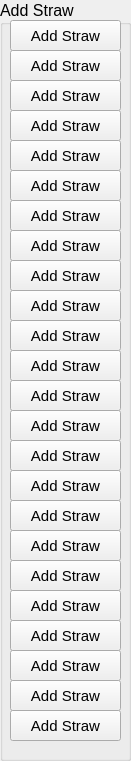
  <widget class="QGroupBox" name="groupBox_7">
   <property name="geometry">
    <rect>
     <x>620</x>
     <y>120</y>
     <width>131</width>
     <height>761</height>
    </rect>
   </property>
   <property name="font">
    <font>
     <pointsize>12</pointsize>
    </font>
   </property>
   <property name="title">
    <string>Add Straw</string>
   </property>
   <widget class="QPushButton" name="add_1">
    <property name="geometry">
     <rect>
      <x>10</x>
      <y>20</y>
      <width>111</width>
      <height>31</height>
     </rect>
    </property>
    <property name="font">
     <font>
      <pointsize>11</pointsize>
     </font>
    </property>
    <property name="text">
     <string>Add Straw</string>
    </property>
    <attribute name="buttonGroup">
     <string notr="true">addButtons</string>
    </attribute>
   </widget>
   <widget class="QPushButton" name="add_2">
    <property name="geometry">
     <rect>
      <x>10</x>
      <y>50</y>
      <width>111</width>
      <height>31</height>
     </rect>
    </property>
    <property name="font">
     <font>
      <pointsize>11</pointsize>
     </font>
    </property>
    <property name="text">
     <string>Add Straw</string>
    </property>
    <attribute name="buttonGroup">
     <string notr="true">addButtons</string>
    </attribute>
   </widget>
   <widget class="QPushButton" name="add_3">
    <property name="geometry">
     <rect>
      <x>10</x>
      <y>80</y>
      <width>111</width>
      <height>31</height>
     </rect>
    </property>
    <property name="font">
     <font>
      <pointsize>11</pointsize>
     </font>
    </property>
    <property name="text">
     <string>Add Straw</string>
    </property>
    <attribute name="buttonGroup">
     <string notr="true">addButtons</string>
    </attribute>
   </widget>
   <widget class="QPushButton" name="add_4">
    <property name="geometry">
     <rect>
      <x>10</x>
      <y>110</y>
      <width>111</width>
      <height>31</height>
     </rect>
    </property>
    <property name="font">
     <font>
      <pointsize>11</pointsize>
     </font>
    </property>
    <property name="text">
     <string>Add Straw</string>
    </property>
    <attribute name="buttonGroup">
     <string notr="true">addButtons</string>
    </attribute>
   </widget>
   <widget class="QPushButton" name="add_5">
    <property name="geometry">
     <rect>
      <x>10</x>
      <y>140</y>
      <width>111</width>
      <height>31</height>
     </rect>
    </property>
    <property name="font">
     <font>
      <pointsize>11</pointsize>
     </font>
    </property>
    <property name="text">
     <string>Add Straw</string>
    </property>
    <attribute name="buttonGroup">
     <string notr="true">addButtons</string>
    </attribute>
   </widget>
   <widget class="QPushButton" name="add_6">
    <property name="geometry">
     <rect>
      <x>10</x>
      <y>170</y>
      <width>111</width>
      <height>31</height>
     </rect>
    </property>
    <property name="font">
     <font>
      <pointsize>11</pointsize>
     </font>
    </property>
    <property name="text">
     <string>Add Straw</string>
    </property>
    <attribute name="buttonGroup">
     <string notr="true">addButtons</string>
    </attribute>
   </widget>
   <widget class="QPushButton" name="add_7">
    <property name="geometry">
     <rect>
      <x>10</x>
      <y>200</y>
      <width>111</width>
      <height>31</height>
     </rect>
    </property>
    <property name="font">
     <font>
      <pointsize>11</pointsize>
     </font>
    </property>
    <property name="text">
     <string>Add Straw</string>
    </property>
    <attribute name="buttonGroup">
     <string notr="true">addButtons</string>
    </attribute>
   </widget>
   <widget class="QPushButton" name="add_8">
    <property name="geometry">
     <rect>
      <x>10</x>
      <y>230</y>
      <width>111</width>
      <height>31</height>
     </rect>
    </property>
    <property name="font">
     <font>
      <pointsize>11</pointsize>
     </font>
    </property>
    <property name="text">
     <string>Add Straw</string>
    </property>
    <attribute name="buttonGroup">
     <string notr="true">addButtons</string>
    </attribute>
   </widget>
   <widget class="QPushButton" name="add_9">
    <property name="geometry">
     <rect>
      <x>10</x>
      <y>260</y>
      <width>111</width>
      <height>31</height>
     </rect>
    </property>
    <property name="font">
     <font>
      <pointsize>11</pointsize>
     </font>
    </property>
    <property name="text">
     <string>Add Straw</string>
    </property>
    <attribute name="buttonGroup">
     <string notr="true">addButtons</string>
    </attribute>
   </widget>
   <widget class="QPushButton" name="add_10">
    <property name="geometry">
     <rect>
      <x>10</x>
      <y>290</y>
      <width>111</width>
      <height>31</height>
     </rect>
    </property>
    <property name="font">
     <font>
      <pointsize>11</pointsize>
     </font>
    </property>
    <property name="text">
     <string>Add Straw</string>
    </property>
    <attribute name="buttonGroup">
     <string notr="true">addButtons</string>
    </attribute>
   </widget>
   <widget class="QPushButton" name="add_11">
    <property name="geometry">
     <rect>
      <x>10</x>
      <y>320</y>
      <width>111</width>
      <height>31</height>
     </rect>
    </property>
    <property name="font">
     <font>
      <pointsize>11</pointsize>
     </font>
    </property>
    <property name="text">
     <string>Add Straw</string>
    </property>
    <attribute name="buttonGroup">
     <string notr="true">addButtons</string>
    </attribute>
   </widget>
   <widget class="QPushButton" name="add_12">
    <property name="geometry">
     <rect>
      <x>10</x>
      <y>350</y>
      <width>111</width>
      <height>31</height>
     </rect>
    </property>
    <property name="font">
     <font>
      <pointsize>11</pointsize>
     </font>
    </property>
    <property name="text">
     <string>Add Straw</string>
    </property>
    <attribute name="buttonGroup">
     <string notr="true">addButtons</string>
    </attribute>
   </widget>
   <widget class="QPushButton" name="add_13">
    <property name="geometry">
     <rect>
      <x>10</x>
      <y>380</y>
      <width>111</width>
      <height>31</height>
     </rect>
    </property>
    <property name="font">
     <font>
      <pointsize>11</pointsize>
     </font>
    </property>
    <property name="text">
     <string>Add Straw</string>
    </property>
    <attribute name="buttonGroup">
     <string notr="true">addButtons</string>
    </attribute>
   </widget>
   <widget class="QPushButton" name="add_14">
    <property name="geometry">
     <rect>
      <x>10</x>
      <y>410</y>
      <width>111</width>
      <height>31</height>
     </rect>
    </property>
    <property name="font">
     <font>
      <pointsize>11</pointsize>
     </font>
    </property>
    <property name="text">
     <string>Add Straw</string>
    </property>
    <attribute name="buttonGroup">
     <string notr="true">addButtons</string>
    </attribute>
   </widget>
   <widget class="QPushButton" name="add_15">
    <property name="geometry">
     <rect>
      <x>10</x>
      <y>440</y>
      <width>111</width>
      <height>31</height>
     </rect>
    </property>
    <property name="font">
     <font>
      <pointsize>11</pointsize>
     </font>
    </property>
    <property name="text">
     <string>Add Straw</string>
    </property>
    <attribute name="buttonGroup">
     <string notr="true">addButtons</string>
    </attribute>
   </widget>
   <widget class="QPushButton" name="add_16">
    <property name="geometry">
     <rect>
      <x>10</x>
      <y>470</y>
      <width>111</width>
      <height>31</height>
     </rect>
    </property>
    <property name="font">
     <font>
      <pointsize>11</pointsize>
     </font>
    </property>
    <property name="text">
     <string>Add Straw</string>
    </property>
    <attribute name="buttonGroup">
     <string notr="true">addButtons</string>
    </attribute>
   </widget>
   <widget class="QPushButton" name="add_17">
    <property name="geometry">
     <rect>
      <x>10</x>
      <y>500</y>
      <width>111</width>
      <height>31</height>
     </rect>
    </property>
    <property name="font">
     <font>
      <pointsize>11</pointsize>
     </font>
    </property>
    <property name="text">
     <string>Add Straw</string>
    </property>
    <attribute name="buttonGroup">
     <string notr="true">addButtons</string>
    </attribute>
   </widget>
   <widget class="QPushButton" name="add_18">
    <property name="geometry">
     <rect>
      <x>10</x>
      <y>530</y>
      <width>111</width>
      <height>31</height>
     </rect>
    </property>
    <property name="font">
     <font>
      <pointsize>11</pointsize>
     </font>
    </property>
    <property name="text">
     <string>Add Straw</string>
    </property>
    <attribute name="buttonGroup">
     <string notr="true">addButtons</string>
    </attribute>
   </widget>
   <widget class="QPushButton" name="add_19">
    <property name="geometry">
     <rect>
      <x>10</x>
      <y>560</y>
      <width>111</width>
      <height>31</height>
     </rect>
    </property>
    <property name="font">
     <font>
      <pointsize>11</pointsize>
     </font>
    </property>
    <property name="text">
     <string>Add Straw</string>
    </property>
    <attribute name="buttonGroup">
     <string notr="true">addButtons</string>
    </attribute>
   </widget>
   <widget class="QPushButton" name="add_20">
    <property name="geometry">
     <rect>
      <x>10</x>
      <y>590</y>
      <width>111</width>
      <height>31</height>
     </rect>
    </property>
    <property name="font">
     <font>
      <pointsize>11</pointsize>
     </font>
    </property>
    <property name="text">
     <string>Add Straw</string>
    </property>
    <attribute name="buttonGroup">
     <string notr="true">addButtons</string>
    </attribute>
   </widget>
   <widget class="QPushButton" name="add_21">
    <property name="geometry">
     <rect>
      <x>10</x>
      <y>620</y>
      <width>111</width>
      <height>31</height>
     </rect>
    </property>
    <property name="font">
     <font>
      <pointsize>11</pointsize>
     </font>
    </property>
    <property name="text">
     <string>Add Straw</string>
    </property>
    <attribute name="buttonGroup">
     <string notr="true">addButtons</string>
    </attribute>
   </widget>
   <widget class="QPushButton" name="add_22">
    <property name="geometry">
     <rect>
      <x>10</x>
      <y>650</y>
      <width>111</width>
      <height>31</height>
     </rect>
    </property>
    <property name="font">
     <font>
      <pointsize>11</pointsize>
     </font>
    </property>
    <property name="text">
     <string>Add Straw</string>
    </property>
    <attribute name="buttonGroup">
     <string notr="true">addButtons</string>
    </attribute>
   </widget>
   <widget class="QPushButton" name="add_23">
    <property name="geometry">
     <rect>
      <x>10</x>
      <y>680</y>
      <width>111</width>
      <height>31</height>
     </rect>
    </property>
    <property name="font">
     <font>
      <pointsize>11</pointsize>
     </font>
    </property>
    <property name="text">
     <string>Add Straw</string>
    </property>
    <attribute name="buttonGroup">
     <string notr="true">addButtons</string>
    </attribute>
   </widget>
   <widget class="QPushButton" name="add_24">
    <property name="geometry">
     <rect>
      <x>10</x>
      <y>710</y>
      <width>111</width>
      <height>31</height>
     </rect>
    </property>
    <property name="font">
     <font>
      <pointsize>11</pointsize>
     </font>
    </property>
    <property name="text">
     <string>Add Straw</string>
    </property>
    <attribute name="buttonGroup">
     <string notr="true">addButtons</string>
    </attribute>
   </widget>
  </widget>
